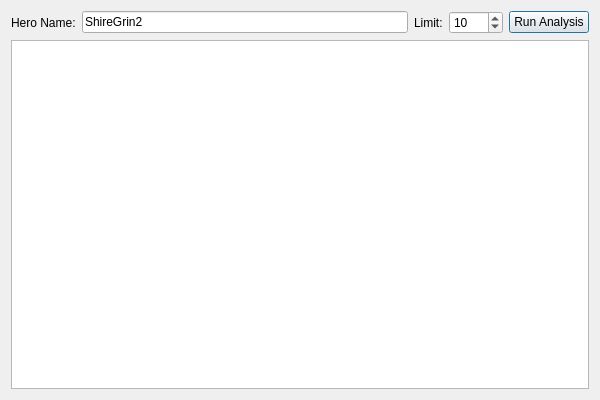
<?xml version="1.0" encoding="UTF-8"?>
<ui version="4.0">
 <class>AutoEvDialog</class>
 <widget class="QDialog" name="AutoEvDialog">
  <property name="geometry">
   <rect>
    <x>0</x>
    <y>0</y>
    <width>600</width>
    <height>400</height>
   </rect>
  </property>
  <property name="windowTitle">
   <string>Auto EV Analysis (PT4)</string>
  </property>
  <layout class="QVBoxLayout" name="verticalLayout">
   <item>
    <layout class="QHBoxLayout" name="horizontalLayout">
     <item>
      <widget class="QLabel" name="label">
       <property name="text">
        <string>Hero Name:</string>
       </property>
      </widget>
     </item>
     <item>
      <widget class="QLineEdit" name="playerNameEdit">
       <property name="text">
        <string>ShireGrin2</string>
       </property>
      </widget>
     </item>
     <item>
      <widget class="QLabel" name="labelLimit">
       <property name="text">
        <string>Limit:</string>
       </property>
      </widget>
     </item>
     <item>
      <widget class="QSpinBox" name="limitSpinBox">
       <property name="minimum">
        <number>1</number>
       </property>
       <property name="maximum">
        <number>1000</number>
       </property>
       <property name="value">
        <number>10</number>
       </property>
      </widget>
     </item>
     <item>
      <widget class="QPushButton" name="runButton">
       <property name="text">
        <string>Run Analysis</string>
       </property>
      </widget>
     </item>
    </layout>
   </item>
   <item>
    <widget class="QTextEdit" name="logOutputEdit">
     <property name="readOnly">
      <bool>true</bool>
     </property>
     <property name="font">
      <font>
       <family>Courier New</family>
      </font>
     </property>
    </widget>
   </item>
  </layout>
 </widget>
 <resources/>
 <connections/>
</ui>
